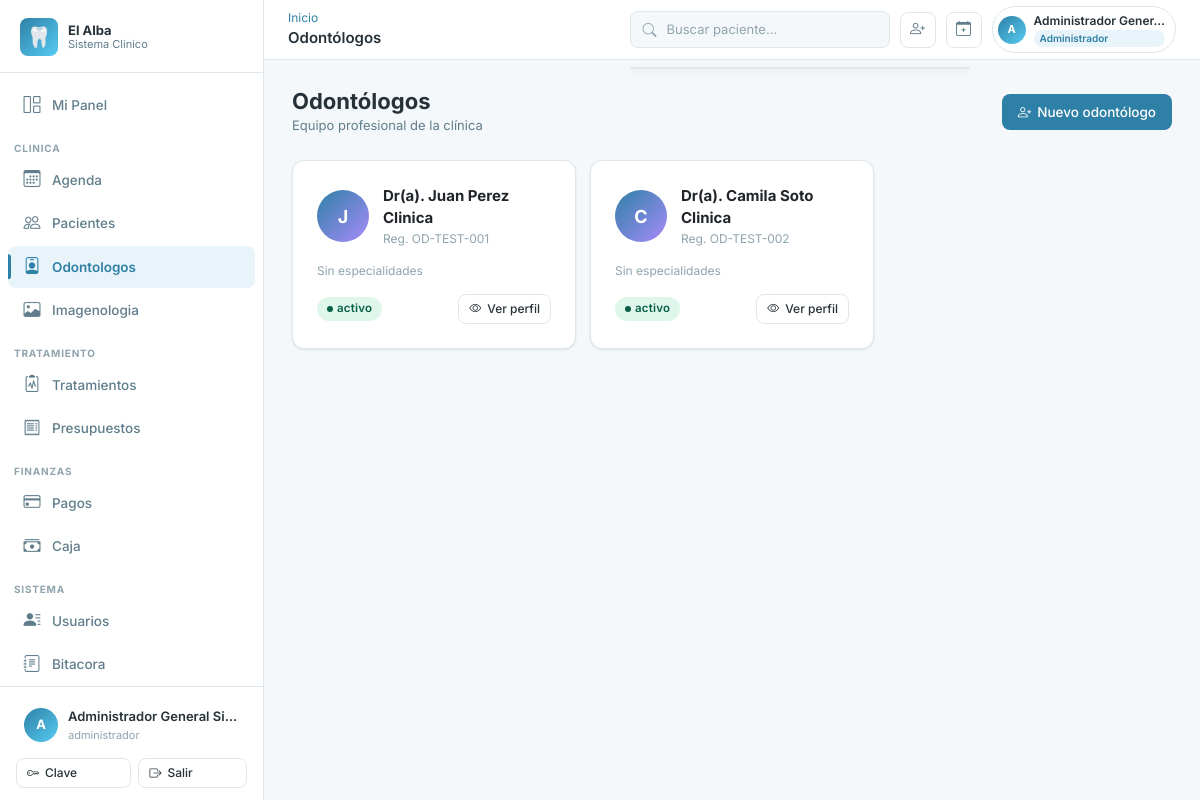
Page /odontologos/ (signed in) on the committed database.
### apps/accounts/models.py (models this page shows, shortened)
class Usuario(AbstractBaseUser):
    ESTADO_ACTIVO = "activo"
    ESTADO_INACTIVO = "inactivo"
    ESTADO_BLOQUEADO = "bloqueado"
    ESTADO_CHOICES = [
        (ESTADO_ACTIVO, "Activo"),
        (ESTADO_INACTIVO, "Inactivo"),
        (ESTADO_BLOQUEADO, "Bloqueado"),
    ]
    id_usuario = models.AutoField(primary_key=True)
    id_persona = models.OneToOneField(
        "personas.Persona",
        db_column="id_persona",
        on_delete=models.RESTRICT,
        related_name="usuario",
    )
    username = models.CharField(max_length=50, unique=True)
    password_hash = models.CharField(max_length=255)
    estado_acceso = models.CharField(
        max_length=20, choices=ESTADO_CHOICES, default=ESTADO_ACTIVO
    )
    ultimo_acceso = models.DateTimeField(null=True, blank=True)
    fecha_creacion = models.DateTimeField(default=timezone.now)
    fecha_actualizacion = models.DateTimeField(auto_now=True)
    is_staff = models.BooleanField(default=False)
    is_superuser = models.BooleanField(default=False)
    PASSWORD_FIELD = "password_hash"
    USERNAME_FIELD = "username"
    REQUIRED_FIELDS = []
    objects = UsuarioManager()
    class Meta:
        db_table = "usuarios"
        verbose_name = "Usuario"
        verbose_name_plural = "Usuarios"
        permissions = [
            ("disable_usuario", "Puede inhabilitar usuario"),
            ("reactivate_usuario", "Puede reactivar usuario"),
            ("reset_password_usuario", "Puede resetear password de usuario"),
        ]
    def has_perm(self, perm, obj=None):
        if self.is_superuser:
            return True
    def has_perms(self, perm_list, obj=None):
        if not isinstance(perm_list, (list, tuple)):
            perm_list = [perm_list]
        return all(self.has_perm(perm, obj) for perm in perm_list)
    def tiene_rol(self, *roles: str) -> bool:
        if self.is_superuser:
            return True
    @property
    def password(self):
        return self.password_hash
    @password.setter
    def password(self, value):
        self.password_hash = value
    @property
    def nombre_completo(self):
        try:
            return self.id_persona.nombre_completo
        except Exception:
            return self.username

### apps/personas/models.py (models this page shows, shortened)
class Persona(models.Model):
    ESTADO_ACTIVO = "activo"
    ESTADO_INACTIVO = "inactivo"
    ESTADO_CHOICES = [
        (ESTADO_ACTIVO, "Activo"),
        (ESTADO_INACTIVO, "Inactivo"),
    ]
    id_persona = models.AutoField(primary_key=True)
    rut = models.CharField(max_length=12, unique=True)
    nombres = models.CharField(max_length=80)
    apellido_paterno = models.CharField(max_length=50)
    apellido_materno = models.CharField(max_length=50, null=True, blank=True)
    fecha_nacimiento = models.DateField(null=True, blank=True)
    id_sexo = models.ForeignKey(
        Sexo,
        db_column="id_sexo",
        on_delete=models.RESTRICT,
        null=True,
        blank=True,
        related_name="personas",
    )
    correo = models.CharField(max_length=120, unique=True, null=True, blank=True)
    telefono = models.CharField(max_length=20, null=True, blank=True)
    direccion = models.CharField(max_length=150, null=True, blank=True)
    comuna = models.CharField(max_length=80, null=True, blank=True)
    ciudad = models.CharField(max_length=80, null=True, blank=True)
    estado_persona = models.CharField(
        max_length=20, choices=ESTADO_CHOICES, default=ESTADO_ACTIVO
    )
    fecha_creacion = models.DateTimeField(default=timezone.now)
    fecha_actualizacion = models.DateTimeField(auto_now=True)
    class Meta:
        db_table = "personas"
        verbose_name = "Persona"
        verbose_name_plural = "Personas"
        indexes = [
            models.Index(fields=["rut"], name="idx_personas_rut"),
            models.Index(fields=["id_sexo"], name="idx_personas_id_sexo"),
        ]
    @property
    def nombre_completo(self) -> str:
        partes = [self.nombres, self.apellido_paterno]
        if self.apellido_materno:
            partes.append(self.apellido_materno)
        return " ".join(partes)

### apps/odontologos/models.py (models this page shows, shortened)
class Odontologo(models.Model):
    ESTADO_ACTIVO = "activo"
    ESTADO_INACTIVO = "inactivo"
    ESTADO_SUSPENDIDO = "suspendido"
    ESTADO_CHOICES = [
        (ESTADO_ACTIVO, "Activo"),
        (ESTADO_INACTIVO, "Inactivo"),
        (ESTADO_SUSPENDIDO, "Suspendido"),
    ]
    id_odontologo = models.AutoField(primary_key=True)
    id_usuario = models.OneToOneField(
        "accounts.Usuario",
        db_column="id_usuario",
        on_delete=models.RESTRICT,
        related_name="odontologo",
    )
    numero_registro = models.CharField(max_length=30, unique=True)
    duracion_cita_base_min = models.PositiveSmallIntegerField()
    estado_profesional = models.CharField(
        max_length=20, choices=ESTADO_CHOICES, default=ESTADO_ACTIVO
    )
    especialidades = models.ManyToManyField(
        Especialidad,
        through="OdontologoEspecialidad",
        related_name="odontologos",
    )
    class Meta:
        db_table = "odontologos"
        verbose_name = "Odontólogo"
        verbose_name_plural = "Odontólogos"
    @property
    def nombre_completo(self):
        return self.id_usuario.nombre_completo

### apps/odontologos/views.py (the view)
# urls.py: path("", views.OdontologoListView.as_view(), name="lista"),
class OdontologoListView(PermisoRequeridoMixin, ListView):
    permission_required = "odontologos.view_odontologo"
    template_name = "odontologos/lista.html"
    context_object_name = "odontologos"
    paginate_by = 20
    queryset = (
        Odontologo.objects.select_related("id_usuario__id_persona")
        .prefetch_related("odontologo_especialidades__especialidad")
        .order_by("id_usuario__id_persona__apellido_paterno")
    )

### apps/core/context_processors.py (called while the page is built)
def clinica_context(request):
    ctx = {
        "CLINICA_NOMBRE": settings.CLINICA_NOMBRE,
        "CLINICA_RUT": settings.CLINICA_RUT,
        "CLINICA_DIRECCION": settings.CLINICA_DIRECCION,
        "CLINICA_TELEFONO": settings.CLINICA_TELEFONO,
        "CLINICA_EMAIL": settings.CLINICA_EMAIL,
    }
    if request.user.is_authenticated:
        ctx["usuario_roles"] = list(
            request.user.usuario_roles.filter(rol__estado_rol="activo")
            .values_list("rol__nombre", flat=True)
        )
        try:
            from apps.caja.models import Caja
            ctx["caja_usuario"] = Caja.objects.filter(
                id_usuario_apertura=request.user,
                estado_caja="abierta",
            ).first()
        except Exception:
            ctx["caja_usuario"] = None
    return ctx

### apps/core/templatetags/core_tags.py (called while the page is built)
@register.filter(name='user_tiene_rol')
def user_tiene_rol(user, roles_str):
    if not user or not user.is_authenticated:
        return False
    roles = [r.strip() for r in roles_str.split(',')]
    if hasattr(user, 'tiene_rol'):
        return user.tiene_rol(*roles)
    return False

### templates/odontologos/lista.html (shortened to what this page needs)
{% extends 'base.html' %}
{% block topbar_title %}Odontólogos{% endblock %}
{% block content %}
<div class="page-header">
  <div>
    <h1 class="page-title">Odontólogos</h1>
    <p class="page-subtitle">Equipo profesional de la clínica</p>
  </div>
  <a href="{% url 'odontologos:crear' %}" class="btn btn-primary"><i class="bi bi-person-plus"></i> Nuevo odontólogo</a>
</div>
<div class="row g-3">
  {% for od in odontologos %}
  <div class="col-md-6 col-lg-4">
    <div class="card" style="transition: transform .18s ease;">
      <div class="card-body" style="padding:24px;">
        <div class="d-flex align-items-center gap-3 mb-3">
          <div style="width:52px;height:52px;background:linear-gradient(135deg,var(--color-acento),#a78bfa);border-radius:50%;display:flex;align-items:center;justify-content:center;color:white;font-weight:700;font-size:18px;flex-shrink:0;">
            {{ od.id_usuario.id_persona.nombres|first|upper }}
          </div>
          <div>
            <div style="font-weight:700;font-size:15px;">Dr(a). {{ od.nombre_completo }}</div>
            <div style="font-size:12px;color:var(--color-texto-muy-suave);">Reg. {{ od.numero_registro }}</div>
          </div>
        </div>
        <div class="d-flex flex-wrap gap-1 mb-3">
          {% for oe in od.odontologo_especialidades.all %}
          <span style="background:var(--color-lavanda);color:#5b21b6;padding:2px 10px;border-radius:99px;font-size:11px;font-weight:600;">
            {{ oe.especialidad.nombre }}
          </span>
          {% empty %}
          <span style="color:var(--color-texto-muy-suave);font-size:12px;">Sin especialidades</span>
          {% endfor %}
        </div>
        <div class="d-flex align-items-center justify-content-between">
          <span class="badge-estado {{ od.estado_profesional }}">{{ od.estado_profesional }}</span>
          <a href="{% url 'odontologos:detalle' od.id_odontologo %}" class="btn btn-outline btn-sm">
            <i class="bi bi-eye"></i> Ver perfil
          </a>
        </div>
      </div>
    </div>
  </div>
  {% endfor %}
</div>
{% endblock %}

### templates/base.html (shortened to what this page needs)
{% load static core_tags %}
<!DOCTYPE html>
<html lang="es">
<head>
  <link rel="stylesheet" href="https://cdn.jsdelivr.net/npm/bootstrap-icons@1.11.3/font/bootstrap-icons.min.css">
  <link href="https://cdn.jsdelivr.net/npm/bootstrap@5.3.3/dist/css/bootstrap.min.css" rel="stylesheet">
  <link rel="stylesheet" href="{% static 'css/main.css' %}">
</head>
<body>
<div class="app-wrapper">
  <aside class="sidebar" id="sidebar" role="navigation" aria-label="Menu principal">
    <div class="sidebar-logo">
      <div class="sidebar-logo-icon" aria-hidden="true">&#x1F9B7;</div>
      <div class="sidebar-logo-text">
        El Alba
        <small>Sistema Clinico</small>
      </div>
    </div>
    <nav class="sidebar-nav">
      <a href="{% url 'dashboard:index' %}" class="sidebar-link" id="nav-dashboard">
        <span class="nav-icon"><i class="bi bi-grid-1x2" aria-hidden="true"></i></span>
        {% if request.user|user_tiene_rol:'odontologo' %}Mi Panel{% elif request.user|user_tiene_rol:'recepcionista,administrativo' %}Recepcion{% else %}Dashboard{% endif %}
      </a>
      {% if request.user|user_tiene_rol:'administrador,director,director_clinico' %}
      <div class="sidebar-section">Clinica</div>
      <a href="{% url 'agenda:calendario' %}" class="sidebar-link" id="nav-agenda"><span class="nav-icon"><i class="bi bi-calendar3" aria-hidden="true"></i></span>Agenda</a>
      <a href="{% url 'pacientes:lista' %}" class="sidebar-link" id="nav-pacientes"><span class="nav-icon"><i class="bi bi-people" aria-hidden="true"></i></span>Pacientes</a>
      <a href="{% url 'odontologos:lista' %}" class="sidebar-link" id="nav-odontologos"><span class="nav-icon"><i class="bi bi-person-badge" aria-hidden="true"></i></span>Odontologos</a>
      <a href="{% url 'imagenologia:lista' %}" class="sidebar-link" id="nav-imagenologia"><span class="nav-icon"><i class="bi bi-image" aria-hidden="true"></i></span>Imagenologia</a>
      <div class="sidebar-section">Tratamiento</div>
      <a href="{% url 'tratamientos:lista' %}" class="sidebar-link" id="nav-tratamientos"><span class="nav-icon"><i class="bi bi-clipboard2-pulse" aria-hidden="true"></i></span>Tratamientos</a>
      <a href="{% url 'presupuestos:lista' %}" class="sidebar-link" id="nav-presupuestos"><span class="nav-icon"><i class="bi bi-receipt" aria-hidden="true"></i></span>Presupuestos</a>
      <div class="sidebar-section">Finanzas</div>
      <a href="{% url 'pagos:lista' %}" class="sidebar-link" id="nav-pagos"><span class="nav-icon"><i class="bi bi-credit-card" aria-hidden="true"></i></span>Pagos</a>
      <a href="{% url 'caja:lista' %}" class="sidebar-link" id="nav-caja"><span class="nav-icon"><i class="bi bi-cash-stack" aria-hidden="true"></i></span>Caja</a>
      <div class="sidebar-section">Sistema</div>
      <a href="{% url 'personas:lista' %}" class="sidebar-link" id="nav-personas"><span class="nav-icon"><i class="bi bi-person-lines-fill" aria-hidden="true"></i></span>Usuarios</a>
      <a href="{% url 'auditoria:lista' %}" class="sidebar-link" id="nav-auditoria"><span class="nav-icon"><i class="bi bi-journal-text" aria-hidden="true"></i></span>Bitacora</a>
      {% else %}
      <a href="{% url 'pacientes:lista' %}" class="sidebar-link"><span class="nav-icon"><i class="bi bi-people" aria-hidden="true"></i></span>Pacientes</a>
      <a href="{% url 'agenda:calendario' %}" class="sidebar-link"><span class="nav-icon"><i class="bi bi-calendar3" aria-hidden="true"></i></span>Agenda</a>
      {% endif %}
    </nav>
    <div class="sidebar-footer">
      <div class="sidebar-user" role="button" tabindex="0" aria-label="Opciones de usuario">
        <div class="sidebar-user-avatar" aria-hidden="true">{{ request.user.username|first|upper }}</div>
        <div class="sidebar-user-info">
          <div class="sidebar-user-name">{{ request.user.nombre_completo }}</div>
          <div class="sidebar-user-role">
            {% for rol in usuario_roles %}{{ rol }}{% if not forloop.last %}, {% endif %}{% endfor %}
          </div>
        </div>
      </div>
      <div class="mt-2 d-flex gap-2">
        <a href="{% url 'accounts:cambiar_password' %}" class="btn btn-outline btn-sm flex-fill">
          <i class="bi bi-key" aria-hidden="true"></i> Clave
        </a>
        <form method="post" action="{% url 'accounts:logout' %}" class="flex-fill">
          <button type="submit" class="btn btn-outline btn-sm w-100">
            <i class="bi bi-box-arrow-right" aria-hidden="true"></i> Salir
          </button>
        </form>
      </div>
    </div>
  </aside>
  <div class="main-content">
    <header class="topbar" role="banner">
      <div class="topbar-left">
        <div>
          <nav aria-label="Ruta actual" class="breadcrumb mb-0 d-none d-md-flex">
            {% block breadcrumb %}<a href="{% url 'dashboard:index' %}">Inicio</a>{% endblock %}
          </nav>
          <span class="topbar-title">{% block topbar_title %}Panel{% endblock %}</span>
        </div>
      </div>
      <div class="topbar-actions">
        <div class="position-relative">
          <div class="search-box" role="search">
            <i class="bi bi-search" style="color:var(--color-texto-muy-suave);flex-shrink:0;" aria-hidden="true"></i>
            <input
              type="search"
              placeholder="Buscar paciente..."
              hx-get="{% url 'pacientes:buscar_htmx' %}"
              hx-trigger="input changed delay:300ms, search"
              hx-target="#resultados-busqueda-global"
              name="q"
              autocomplete="off"
              id="busqueda-global"
              aria-label="Buscador universal"
              aria-autocomplete="list"
              aria-controls="resultados-busqueda-global"
            >
          </div>
          <div id="resultados-busqueda-global" class="search-results-dropdown" role="listbox" aria-label="Resultados de busqueda"></div>
        </div>
        {% if request.user|user_tiene_rol:'administrador,recepcionista,administrativo,director' %}
        <a href="{% url 'pacientes:crear' %}" class="topbar-icon-btn d-none d-lg-flex" title="Nuevo paciente" aria-label="Nuevo paciente">
          <i class="bi bi-person-plus" aria-hidden="true"></i>
        </a>
        <a href="{% url 'agenda:crear_cita' %}" class="topbar-icon-btn d-none d-lg-flex" title="Nueva cita" aria-label="Nueva cita">
          <i class="bi bi-calendar-plus" aria-hidden="true"></i>
        </a>
        {% endif %}
        <div class="topbar-user-chip" id="topbar-user-menu" role="button" tabindex="0" aria-label="Menu de usuario">
          <div class="topbar-user-avatar" aria-hidden="true">{{ request.user.username|first|upper }}</div>
          <div class="d-none d-md-block">
            <div class="topbar-user-name">{{ request.user.nombre_completo|truncatechars:20 }}</div>
            {% for rol in usuario_roles|slice:":1" %}
            <div class="topbar-role-chip">{{ rol }}</div>
            {% endfor %}
          </div>
        </div>
      </div>
    </header>
    <main class="page-content" id="main-content" tabindex="-1">
      {% block content %}{% endblock %}
    </main>
  </div>
</div>
</body>
</html>

### rows in the picture
Usuario: user.username|first "A", user.nombre_completo "Administrador General Si…", user.nombre_completo "Administrador Gener…"
Odontologo: id_usuario.id_persona.nombres|first "J", nombre_completo "Juan Perez Clinica", numero_registro "OD-TEST-001", estado_profesional "activo"
Odontologo: id_usuario.id_persona.nombres|first "C", nombre_completo "Camila Soto Clinica", numero_registro "OD-TEST-002", estado_profesional "activo"

### other values in the picture
{{ rol }} "administrador"
{{ rol }} "Administrador"
